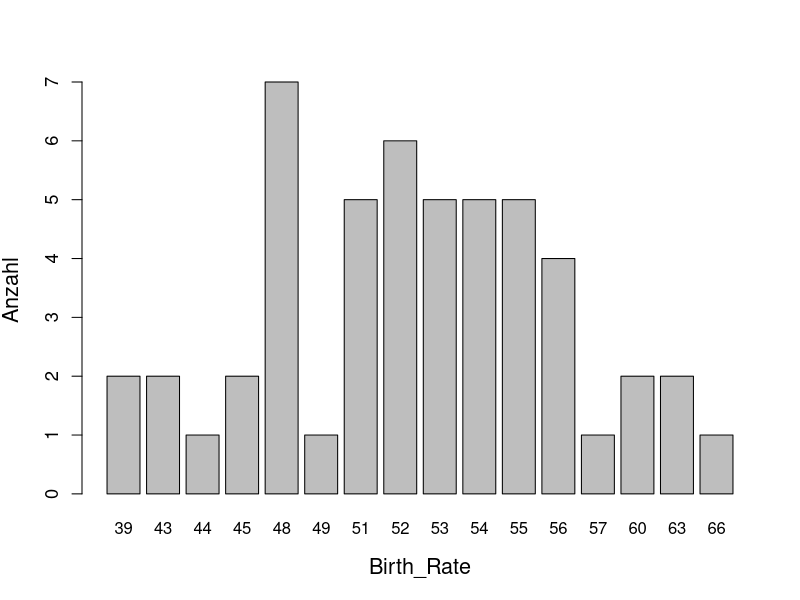
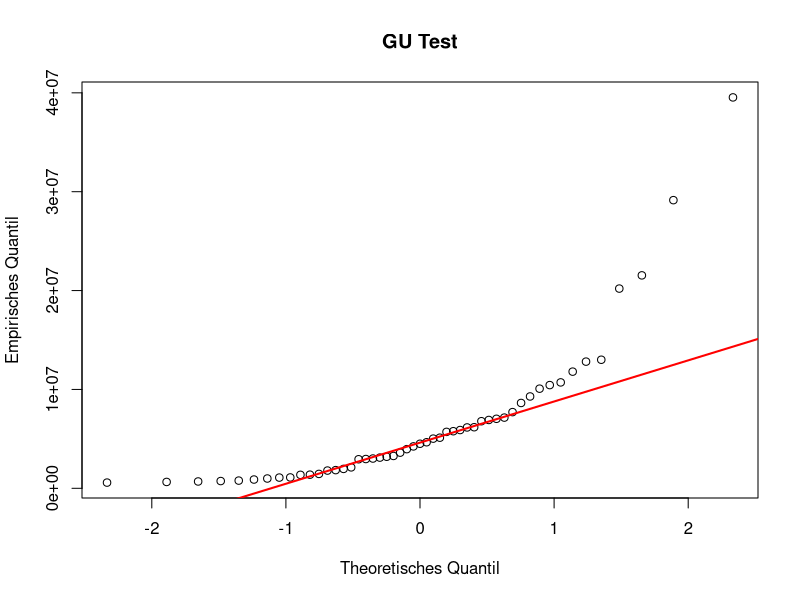

Source code (R) for these figures, in order: (Note: this script raises an error after producing the figures.)
library(pROC)
library(caret)

setwd("C:/Users/alena/D/Universität/5Semester/Fallstudien 1/5")

df <- read.csv("US_election_2024.csv", sep = ";", dec = ",")
head(df)
str(df)

dim(df)
#51 11

summary(df)
#keine NA Werte

#Deskriptive Analyse

attach(df)

table(State)
#Eine Beobachung aus jedem State

table(Leading_Candidate)
# Harris  Trump 
# 20     31 

#Statistische Kennwerte für kardinal stetig skalierte Variablen
num_stat <- function(data) {
  var_name <- c("Population_Density", "Median_Age", "HDI", "Unemployment_Rate", 
                "Health_Insurance_Coverage")
  result <- matrix(NA, nrow = length(data), ncol = 8)
  colnames(result) <- c("Merkmal", "min", "q0.25", "q0.5", 
                        "Arith. Mittel", "q0.75", "max", "sd")
  for(i in 1:length(data)) {
    var_data <- data[[i]]
    
    q1 <- quantile(var_data, 0.25, type = 2)
    q3 <- quantile(var_data, 0.75, type = 2)
    
    result[i, 1] <- var_name[i]
    result[i, 2] <- sprintf("%.3f", min(var_data))
    result[i, 3] <- sprintf("%.3f", q1)
    result[i, 4] <- sprintf("%.3f", median(var_data))
    result[i, 5] <- sprintf("%.3f", mean(var_data))
    result[i, 6] <- sprintf("%.3f", q3)
    result[i, 7] <- sprintf("%.3f", max(var_data))
    result[i, 8] <- sprintf("%.3f", sd(var_data))
  } 
  return(as.data.frame(result))
}
num_stat(df[,c(5, 6, 8:10)])

#Säulendiagramme für Birth_Rate
barplot(table(Birth_Rate), main = "", ylab = "Anzahl", xlab = "Birth_Rate", 
        cex.axis = 1.1, cex.lab = 1.3) 

qqnorm(Population, xlab = "Theoretisches Quantil", ylab = "Empirisches Quantil",
       main = "GU Test")
qqline(Population, col = "red", lwd = 2)

#Aufgabe 1 - die Zielvariable Leading_Candidate modellieren

# Harris = 0, Trump = 1 kodieren (da wir Logistische Regression verwenden, 
# muss die Zielvariable numerisch sein und als 0 und 1 kodiert werden)
Leading_Candidate <- ifelse(Leading_Candidate == "Harris", 0, 1)

glm_model <- glm(Leading_Candidate ~ Total_Area + Population + Population_Density + 
                    Median_Age + Birth_Rate + HDI + Unemployment_Rate + 
                    Health_Insurance_Coverage + 
                    Median_Rent, family = binomial, data = df)
summary(glm_model)

#Aufgabe 3 - Modellenbewertung
# Vorhersagen für das Modell generieren
pred_prob <- predict(glm_model, type = "response")

# Manuell die Levels und die Richtung festlegen
roc_curve <- roc(df$Leading_Candidate, pred_prob, levels = c(0, 1), direction = "<")

# ROC-Kurve plotten
plot(roc_curve, col = "blue", main = "ROC Curve")

# AUC berechnen und ausgeben
auc(roc_curve)

